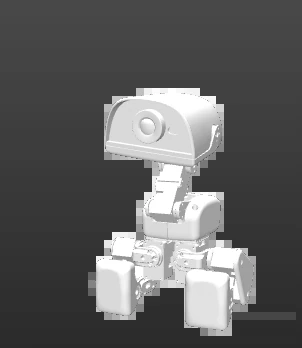
#> input picture interface/microduck/assis-dort-ombre.webp, 302 x 348 px
$ python -i mouvement.py   (imports and definitions only)
#> lines starting #> are read from the running program, lines starting #| are printed output that depends on the picture
#!/usr/bin/env python3
"""Detection de mouvement par difference d'images (ROADMAP Phase 3 : "priorite a tout ce qui se fait sans deep
learning ... detection de mouvement par difference d'images"). Sert au jeu "1-2-3 soleil" (brain.py, etat `soleil`) :
le canard se retourne et "voit" qui bouge encore.

Ne marche QUE si la camera est immobile (le canard ne bouge ni le corps ni la tete) : c'est l'appelant qui arme le
detecteur une fois le canard stabilise, et le desarme des qu'il bouge. Image reduite (90x160), floutee, difference
avec l'image precedente, seuil, ouverture morphologique (le bruit du capteur fait des points isoles, une personne qui
bouge fait une tache) : la fraction de pixels qui ont change dit s'il y a du mouvement. Leger : quelques ms par image
sur la carte du canard (RK3566) a 5 images/s (et seulement pendant le jeu).

`DetecteurMouvement` est la logique pure (tests sur images synthetiques) ; `VeilleMouvement` le fil qui lui donne les
images de la camera quand il est arme.
"""
import collections
import threading
import time

import cv2
import numpy as np

TAILLE = (90, 160)             # (largeur, hauteur) de l'image analysee (portrait 360x640 divise par 4)
SEUIL_PIXEL = 25               # niveau de gris : en dessous, bruit / variation de lumiere
FRACTION_MOUVEMENT = 0.004     # 0,4 % de l'image (~58 pixels reduits) : un bras qui bouge a 2-3 m
SEUIL_RYTHME = 0.4             # autocorrelation au battement : au-dessus, le mouvement suit la musique
RYTHME_MIN_S = 3.0             # duree d'observation minimale pour juger un rythme


class DetecteurMouvement:
    def __init__(self, seuil_pixel=SEUIL_PIXEL, fraction=FRACTION_MOUVEMENT):
        self.seuil_pixel, self.fraction = seuil_pixel, fraction
        self.noyau = np.ones((3, 3), np.uint8)
        self.precedente = None

    def reinitialiser(self):
        self.precedente = None

    def _prepare(self, image):
        gris = image if image.ndim == 2 else cv2.cvtColor(image, cv2.COLOR_BGR2GRAY)
        return cv2.GaussianBlur(cv2.resize(gris, TAILLE, interpolation=cv2.INTER_AREA), (5, 5), 0)

    def mise_a_jour(self, image):
        """-> (bouge: bool, fraction de l'image qui a change, centre (x, y) en fraction de l'image ou None).
        La premiere image apres reinitialiser() sert de reference : (False, 0.0, None)."""
        img = self._prepare(image)
        prec, self.precedente = self.precedente, img
        if prec is None:
            return False, 0.0, None
        masque = (cv2.absdiff(img, prec) > self.seuil_pixel).astype(np.uint8)
        masque = cv2.morphologyEx(masque, cv2.MORPH_OPEN, self.noyau)
        n = int(masque.sum())
        fraction = n / masque.size
        if n == 0:
            return False, 0.0, None
        ys, xs = np.nonzero(masque)
        return fraction >= self.fraction, fraction, (float(xs.mean()) / TAILLE[0], float(ys.mean()) / TAILLE[1])


# [22 lines left out: function rythme_correspond, not called in this run]


class VeilleMouvement(threading.Thread):
    """Fil qui analyse la camera SEULEMENT quand il est arme (le reste du temps, il ne consomme rien)."""

    # [44 lines left out: functions __init__, armer, desarmer, run, not called in this run]

    def a_bouge(self):
        """Vrai si un mouvement a ete vu depuis le dernier armement."""
        return self.dernier_mouvement is not None

    # [5 lines left out: function en_rythme, not called in this run]

>>> import cv2
>>> picture = cv2.imread('interface/microduck/assis-dort-ombre.webp')
#> picture is the input picture: shape (348, 302, 3); mean B, G, R 95.2, 95.2, 95.2
>>> result = DetecteurMouvement().mise_a_jour(picture)
#> in _prepare, `return cv2.GaussianBlur(cv2.resize(gris, TAILLE, interpolation=cv2.INT..`:
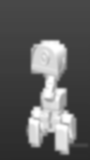
#> returned value: shape (160, 90); min 42, max 255, mean 95.2
